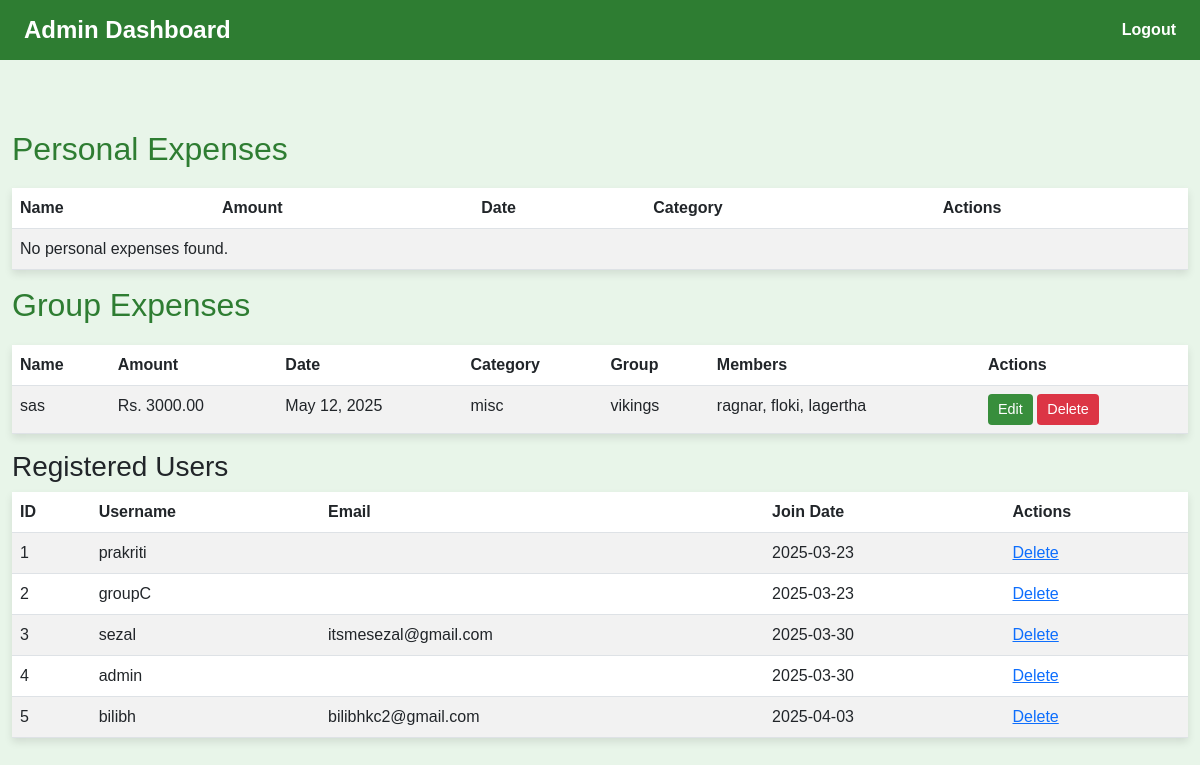
The page /admin-dashboard/ (signed in) on the database as committed earlier.
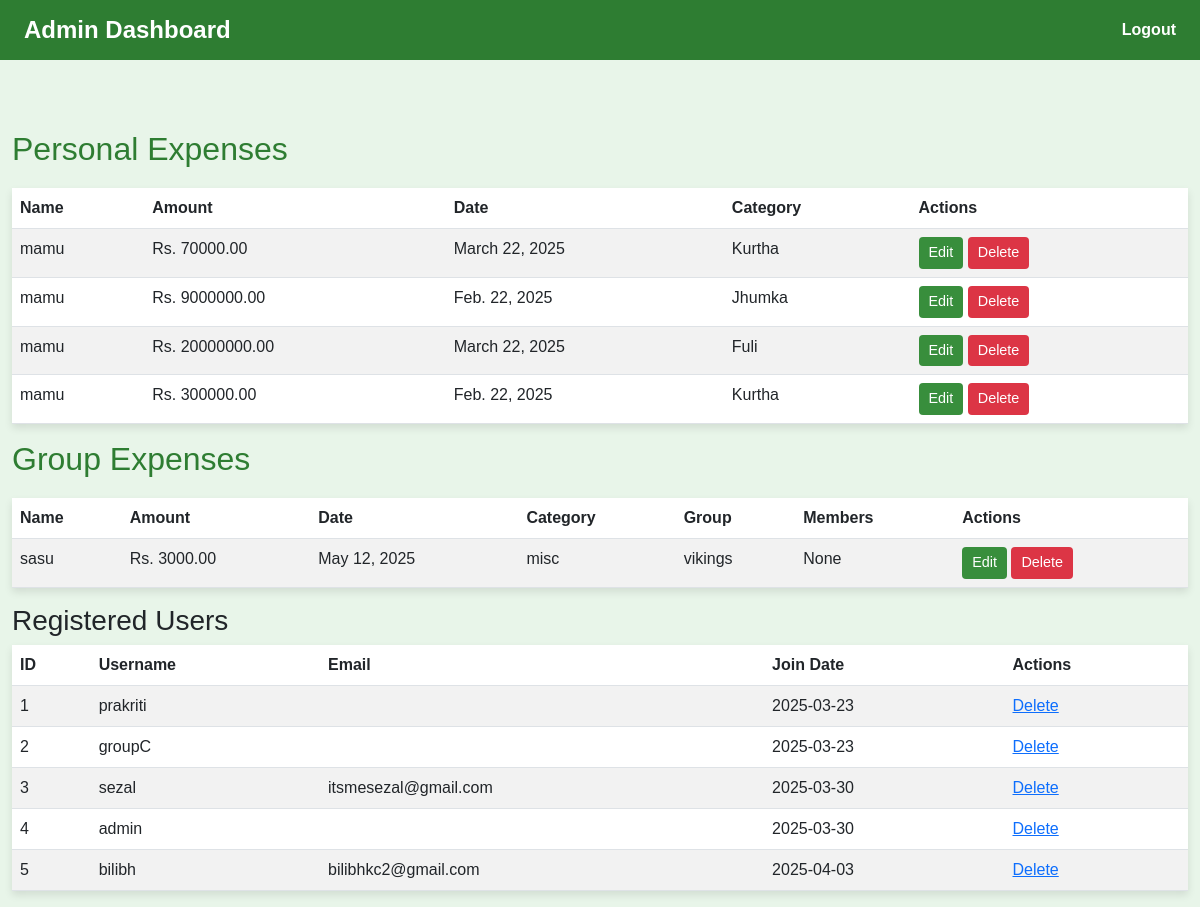
The same page on the database as committed later.
### myapps/models.py (models this page shows, shortened)
class GroupExpense(models.Model):
    name = models.CharField(max_length=200)
    amount = models.DecimalField(max_digits=10, decimal_places=2)
    date = models.DateField()
    category = models.CharField(max_length=100)
    is_group = models.BooleanField(default=True)
    members = models.ManyToManyField(Member, related_name="group_expenses")
    group = models.ForeignKey('Group', on_delete=models.CASCADE, related_name="expenses", null=True)

class Group(models.Model):
    name = models.CharField(max_length=100, unique=True)
    members = models.ManyToManyField(Member, related_name="groups")
    created_at = models.DateTimeField(auto_now_add=True)

class Member(models.Model):
    name = models.CharField(max_length=255, unique=True)

class IndividualExpense(models.Model):
    name = models.CharField(max_length=255)
    amount = models.DecimalField(max_digits=10, decimal_places=2)
    date = models.DateField()
    category = models.CharField(max_length=100)

### myapps/views.py (the view)
# urls.py: path('admin-dashboard/', views.admin_dashboard, name='admin_dashboard'),
@user_passes_test(is_superuser, login_url='admin_login')
def admin_dashboard(request):
    personal_expenses = IndividualExpense.objects.all()
    group_expenses = GroupExpense.objects.all()
    users = User.objects.all()
    logger.info(f"Admin dashboard accessed. Found {personal_expenses.count()} personal expenses and {group_expenses.count()} group expenses.")
    context = {
        'personal_expenses': personal_expenses,
        'group_expenses': group_expenses,
        'users': users,
    }
    return render(request, 'admin_dashboard.html', context)

### myapps/views.py (called while the page is built)
def is_superuser(user):
    return user.is_authenticated and user.is_superuser

### templates/admin_dashboard.html (shortened to what this page needs)
<!DOCTYPE html>
<html lang="en">
<head>
    <link rel="stylesheet" href="https://cdn.jsdelivr.net/npm/bootstrap@5.3.0/dist/css/bootstrap.min.css">
</head>
<body>
    <nav class="navbar navbar-custom d-flex justify-content-between px-4">
        <span class="navbar-title">Admin Dashboard</span>
        <a href="{% url 'admin_logout' %}" class="navbar-link">Logout</a>
    </nav>
    <div class="container">
        <h2>Personal Expenses</h2>
        <table class="table table-striped">
            <thead>
                <tr>
                    <th>Name</th>
                    <th>Amount</th>
                    <th>Date</th>
                    <th>Category</th>
                    <th>Actions</th>
                </tr>
            </thead>
            <tbody>
                {% for expense in personal_expenses %}
                <tr>
                    <td>{{ expense.name }}</td>
                    <td>Rs. {{ expense.amount }}</td>
                    <td>{{ expense.date }}</td>
                    <td>{{ expense.category }}</td>
                    <td>
                        <a href="{% url 'admin_expense_edit' expense.id 'False' %}" class="btn btn-edit btn-sm text-white">Edit</a>
                        <a href="{% url 'admin_expense_delete' expense.id 'False' %}" class="btn btn-delete btn-sm text-white" onclick="return confirm('Are you sure you want to delete this expense?');">Delete</a>
                    </td>
                </tr>
                {% empty %}
                <tr>
                    <td colspan="5">No personal expenses found.</td>
                </tr>
                {% endfor %}
            </tbody>
        </table>
        <h2>Group Expenses</h2>
        <table class="table table-striped">
            <thead>
                <tr>
                    <th>Name</th>
                    <th>Amount</th>
                    <th>Date</th>
                    <th>Category</th>
                    <th>Group</th>
                    <th>Members</th>
                    <th>Actions</th>
                </tr>
            </thead>
            <tbody>
                {% for expense in group_expenses %}
                <tr>
                    <td>{{ expense.name }}</td>
                    <td>Rs. {{ expense.amount }}</td>
                    <td>{{ expense.date }}</td>
                    <td>{{ expense.category }}</td>
                    <td>{{ expense.group.name }}</td>
                    <td>
                        {% for member in expense.members.all %}
                            {{ member.name }}{% if not forloop.last %}, {% endif %}
                        {% empty %}
                            None
                        {% endfor %}
                    </td>
                    <td>
                        <a href="{% url 'admin_expense_edit' expense.id 'True' %}" class="btn btn-edit btn-sm text-white">Edit</a>
                        <a href="{% url 'admin_expense_delete' expense.id 'True' %}" class="btn btn-delete btn-sm text-white" onclick="return confirm('Are you sure you want to delete this expense?');">Delete</a>
                    </td>
                </tr>
                {% empty %}
                <tr>
                    <td colspan="7">No group expenses found.</td>
                </tr>
                {% endfor %}
            </tbody>
        </table>
        <h3>Registered Users</h3>
        <div class="table-container">
            <table class="table table-striped">
                <thead>
                    <tr>
                        <th>ID</th>
                        <th>Username</th>
                        <th>Email</th>
                        <th>Join Date</th>
                        <th>Actions</th>
                    </tr>
                </thead>
                <tbody>
                    {% for user in users %}
                        <tr>
                            <td>{{ user.id }}</td>
                            <td>{{ user.username }}</td>
                            <td>{{ user.email }}</td>
                            <td>{{ user.date_joined|date:"Y-m-d" }}</td>
                            <td>
                                 <a href="{% url 'admin_user_delete' user.id %}">Delete</a>
                            </td>
                        </tr>
                    {% empty %}
                        <tr>
                            <td colspan="5">No users registered yet.</td>
                        </tr>
                    {% endfor %}
                </tbody>
            </table>
    </div>
</body>
</html>

### templates/admin_dashboard.html (style rules this page uses)
body { background-color: #e8f5e9; font-family: Arial, sans-serif; padding-top: 50px; }
.navbar-custom { background-color: #2e7d32; color: white; height: 60px; font-weight: bold; padding: 10px 20px; position: fixed; top: 0; width: 100%; z-index: 1000; }
.navbar-title { color:white; font-size: 1.5rem; font-weight: bold; }
.navbar-link { color: white; font-size: 1rem; text-decoration: none; }
.container { margin-top: 80px; max-width: 1200px; }
h2 { color: #2e7d32; margin-bottom: 20px; }
.table { background-color: white; box-shadow: 0 4px 8px rgba(0, 0, 0, 0.1); }
.btn-edit, .btn-delete { font-size: 0.9rem; padding: 5px 10px; }
.btn-edit { background-color: #388e3c; border: none; }
.btn-delete { background-color: #dc3545; border: none; }

Rows that differ between the two databases and show on the page:
added IndividualExpense: name "mamu", amount "70000.00", date "March 22, 2025", category "Kurtha"
added IndividualExpense: name "mamu", amount "9000000.00", date "Feb. 22, 2025", category "Jhumka"
added IndividualExpense: name "mamu", amount "20000000.00", date "March 22, 2025", category "Fuli"
added IndividualExpense: name "mamu", amount "300000.00", date "Feb. 22, 2025", category "Kurtha"
changed GroupExpense "misc": loses Member (name "ragnar"); loses Member (name "floki"); loses Member (name "lagertha"); name "sas" → "sasu"; now shows "None"
Other text that changed with them:
text no longer shown: "No personal expenses found."
